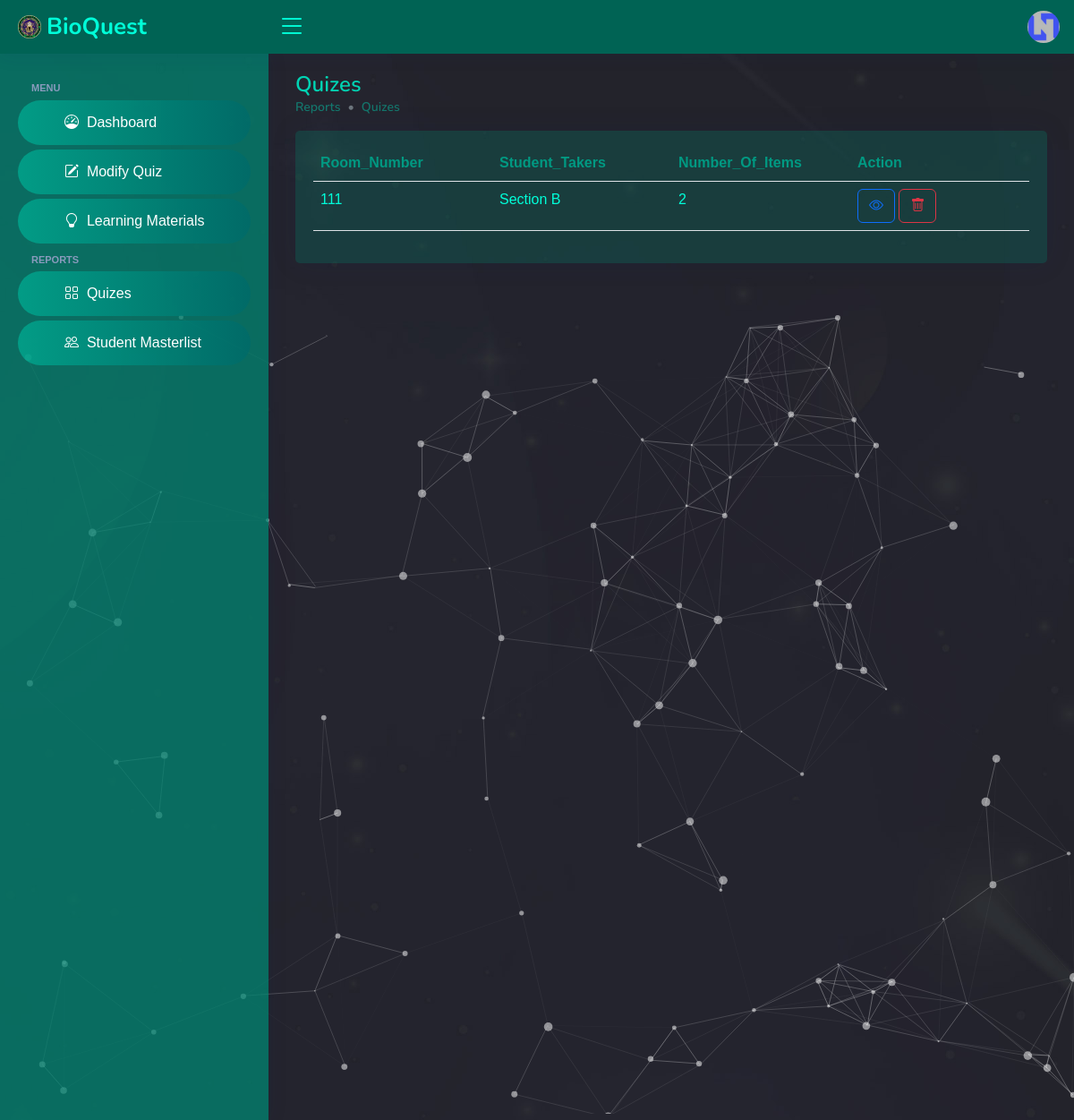
The page /teacher/quizes.php (signed in) on the database its author committed.
### tables this page shows
CREATE TABLE IF NOT EXISTS `tbl_teacher` (
  `id` int NOT NULL AUTO_INCREMENT,
  `email` varchar(50) NOT NULL,
  `username` varchar(50) NOT NULL,
  `password` varchar(50) NOT NULL,
  `firstname` varchar(50) NOT NULL,
  `middlename` varchar(50) NOT NULL,
  `lastname` varchar(50) NOT NULL,
  `img_url` varchar(50) NOT NULL,
  `created_at` varchar(50) NOT NULL,
  `year_level` int NOT NULL,
  `section` int NOT NULL,
  PRIMARY KEY (`id`)
);

CREATE TABLE IF NOT EXISTS `tbl_quiz` (
  `id` int NOT NULL AUTO_INCREMENT,
  `year_level` int NOT NULL,
  `section_id` int NOT NULL,
  `room_number` int NOT NULL,
  `direction` text NOT NULL,
  `item_number` int NOT NULL,
  `question` text NOT NULL,
  `choice1` text NOT NULL,
  `choice2` text NOT NULL,
  `choice3` text NOT NULL,
  `choice4` text NOT NULL,
  `correct_answer` text NOT NULL,
  `teacher_id` int NOT NULL,
  `created_at` varchar(50) NOT NULL,
  `updated_at` varchar(50) NOT NULL,
  PRIMARY KEY (`id`)
);

CREATE TABLE IF NOT EXISTS `tbl_section` (
  `id` int NOT NULL AUTO_INCREMENT,
  `section` varchar(50) NOT NULL,
  PRIMARY KEY (`id`)
);

### teacher/quizes.php (the view, shortened to what this page needs)
<?php
include('../database-connection.php');
if (isset($_SESSION['id'])) {
    $user_id = $_SESSION['id'];
?>
    <!DOCTYPE html>
    <html lang="en">
    <head>
        <?php include '../other-includes/head.php' ?>
    </head>
    <body>
        <?php include 'top-nav.php' ?>
        <?php include 'side-nav.php' ?>
        <div id="start">
            <div id="particles-js">
                <main id="main">
                    <div class="pagetitle">
                        <h1>Quizes</h1>
                        <nav style="--bs-breadcrumb-divider: '•';">
                            <ol class="breadcrumb">
                                <li class="breadcrumb-item">Reports</li>
                                <li class="breadcrumb-item">Quizes</li>
                            </ol>
                        </nav>
                    </div>
                    <section class="section dashboard">
                        <div class="row">
                            <div class="col-lg-12">
                                <div class="card">
                                    <div class="card-body">
                                        <div class="table-responsive mt-3">
                                            <table class="table" id="table">
                                                <colgroup>
                                                    <col width="20%">
                                                    <col width="20%">
                                                    <col width="20%">
                                                    <col width="20%">
                                                </colgroup>
                                                <thead class="bg-secondary-light">
                                                    <tr>
                                                        <th>Room_Number</th>
                                                        <th>Student_Takers</th>
                                                        <th>Number_Of_Items</th>
                                                        <th>Action</th>
                                                    </tr>
                                                </thead>
                                                <tbody>
                                                    <?php
                                                    $stmt = $conn->prepare(' SELECT
                                                    tbl_quiz.id,
                                                    tbl_section.section,
                                                    tbl_quiz.teacher_id,
                                                    tbl_quiz.room_number,
                                                    COUNT(tbl_quiz.room_number) AS num_items
                                                    FROM tbl_quiz
                                                    INNER JOIN tbl_section ON tbl_quiz.section_id = tbl_section.id
                                                    WHERE tbl_quiz.teacher_id = ?
                                                    GROUP BY tbl_quiz.room_number
                                                    ORDER BY tbl_quiz.id DESC');
                                                    $stmt->bind_param('i', $user_id);
                                                    $stmt->execute();
                                                    $result = $stmt->get_result();
                                                    while ($row = $result->fetch_assoc()) {
                                                        $id = $row['id'];
                                                        $section = $row['section'];
                                                        $room_number = $row['room_number'];
                                                        $num_items = $row['num_items'];
                                                        echo '
                                                            <tr>
                                                                <td>' . $room_number . '</td>
                                                                <td>Section ' . $section . '</td>
                                                                <td>' . $num_items . '</td>
                                                                <td>
                                                                    <a href="view-quiz.php?room_number=' . $room_number . '" title="View Quiz">
                                                                        <button class="btn btn-outline-primary">
                                                                            <i class="bi bi-eye"></i>
                                                                        </button>
                                                                    </a>
                                                                    <a href="delete-quiz.php?id=' . $id . '" title="Remove Quiz">
                                                                        <button class="btn btn-outline-danger">
                                                                            <i class="bi bi-trash"></i>
                                                                        </button>
                                                                    </a>
                                                                </td>
                                                            </tr>
                                                        ';
                                                    }
                                                    ?>
                                                </tbody>
                                            </table>
                                        </div>
                                    </div>
                                </div>
                            </div>
                        </div>
                    </section>
                </main>
            </div>
        </div>
    </body>
    </html>
<?php
} else {
    header("Location: ../index.php");
}

### teacher/top-nav.php (shortened to what this page needs)
<?php
include '../database-connection.php';
$stmt = $conn->prepare(' SELECT * FROM tbl_teacher WHERE id = ? ');
$stmt->bind_param('i', $_SESSION['id']);
$stmt->execute();
$result = $stmt->get_result();
$row = $result->fetch_assoc();
$img_url = $row['img_url'];
?>
<header id="header" class="header fixed-top d-flex align-items-center">
    <div class="d-flex align-items-center justify-content-between">
        <a href="#" class="logo d-flex align-items-center">
            <img src="../assets/img/logo.png" alt="">
            <span class="d-none d-lg-block">BioQuest</span>
        </a>
        <i class="bi bi-list toggle-sidebar-btn"></i>
    </div>
    <nav class="header-nav ms-auto">
        <ul class="d-flex align-items-center">
            <li class="nav-item dropdown pe-3">
                <a class="nav-link nav-profile d-flex align-items-center pe-0" href="#" data-bs-toggle="dropdown">
                    <img src="../assets/img/profiles/<?php echo $img_url ?>" alt="Profile" class="rounded-circle">
                </a>
            </li>
        </ul>
    </nav>
</header>

### teacher/assets/css/style.css (style rules this page uses)
:root { --primary-color: #00c2a5; --secondary-color: #004b40; scroll-behavior: smooth; }
body { color: #444444; margin: 0; font-family: 'Source Sans Pro', sans-serif; background: #000; }
a { color: #4154f1; text-decoration: none; }
h1, h2, h3, h4, h5, h6 { font-family: "Nunito", sans-serif; }
#main { margin-top: 60px; padding: 20px 30px; transition: all 0.3s; }
.pagetitle { margin-bottom: 10px; }
.pagetitle h1 { font-size: 24px; margin-bottom: 0; font-weight: 600; color: #00d3b3; }
.card { margin-bottom: 30px; border: none; border-radius: 5px; box-shadow: 0px 0 30px rgba(1, 41, 112, 0.1); background-color: #007b684c; }
.card-body { padding: 0 20px 20px 20px; }
.breadcrumb { font-size: 14px; font-family: "Nunito", sans-serif; color: #899bbd; font-weight: 600; }
.breadcrumb .breadcrumb-item { color: #00debd72; }
.logo { line-height: 1; }
@media (min-width: 1200px) { .logo { width: 280px; } }
.logo img { max-height: 26px; margin-right: 6px; }
.logo span { font-size: 26px; font-weight: 700; color: #00ffd9; font-family: "Nunito", sans-serif; }
.header { transition: all 0.5s; z-index: 997; height: 60px; box-shadow: 0px 2px 20px rgba(1, 41, 112, 0.1); background-color: #008672bd; padding-left: 20px; }
.header .toggle-sidebar-btn { font-size: 32px; padding-left: 10px; cursor: pointer; color: #00ffd9; }
.header-nav ul { list-style: none; }
.header-nav>ul { margin: 0; padding: 0; }
.header-nav .nav-profile { color: #00ffd9; }
.header-nav .nav-profile img { max-height: 36px; }
@media (min-width: 1200px) { #main, #footer { margin-left: 300px; } }
.dashboard p, .dashboard h2, .dashboard h3, table th, table td, #timer { color: #00ffd9; }
table th { color: #009982; }
#start { background: url(../images/bg1.jpg) no-repeat; background-size: cover; -webkit-background-size: cover; -moz-background-size: cover; -o-background-size: cover; -ms-background-size: cover; background-attachment: fixed; position: relative; }
#particles-js { width: 100%; background-image: url('../../images/bg1.jpg'); background-size: cover; background-position: 50% 50%; background-repeat: no-repeat; }

### rows shown on the page
tbl_teacher: img_url (placeholder picture)
tbl_quiz: room_number "111", section.section "B", num_items "2"
